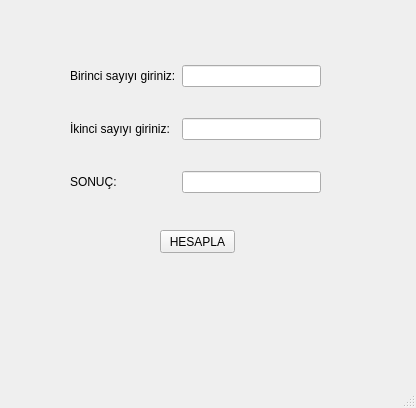
<?xml version="1.0" encoding="UTF-8"?>
<ui version="4.0">
 <class>MainWindow</class>
 <widget class="QMainWindow" name="MainWindow">
  <property name="geometry">
   <rect>
    <x>0</x>
    <y>0</y>
    <width>416</width>
    <height>408</height>
   </rect>
  </property>
  <property name="windowTitle">
   <string>MainWindow</string>
  </property>
  <widget class="QWidget" name="centralwidget">
   <widget class="QWidget" name="gridLayoutWidget">
    <property name="geometry">
     <rect>
      <x>70</x>
      <y>40</y>
      <width>251</width>
      <height>181</height>
     </rect>
    </property>
    <layout class="QGridLayout" name="gridLayout">
     <item row="1" column="0">
      <widget class="QLabel" name="label_2">
       <property name="text">
        <string>İkinci sayıyı giriniz:</string>
       </property>
      </widget>
     </item>
     <item row="1" column="1">
      <widget class="QLineEdit" name="txtSayi2"/>
     </item>
     <item row="0" column="1">
      <widget class="QLineEdit" name="txtSayi1"/>
     </item>
     <item row="0" column="0">
      <widget class="QLabel" name="label">
       <property name="text">
        <string>Birinci sayıyı giriniz:</string>
       </property>
      </widget>
     </item>
     <item row="2" column="0">
      <widget class="QLabel" name="label_3">
       <property name="text">
        <string>SONUÇ:</string>
       </property>
      </widget>
     </item>
     <item row="2" column="1">
      <widget class="QLineEdit" name="txtSonuc"/>
     </item>
    </layout>
   </widget>
   <widget class="QPushButton" name="btnSonuc">
    <property name="geometry">
     <rect>
      <x>160</x>
      <y>230</y>
      <width>75</width>
      <height>23</height>
     </rect>
    </property>
    <property name="text">
     <string>HESAPLA</string>
    </property>
   </widget>
  </widget>
  <widget class="QMenuBar" name="menubar">
   <property name="geometry">
    <rect>
     <x>0</x>
     <y>0</y>
     <width>416</width>
     <height>21</height>
    </rect>
   </property>
  </widget>
  <widget class="QStatusBar" name="statusbar"/>
 </widget>
 <resources/>
 <connections/>
</ui>
